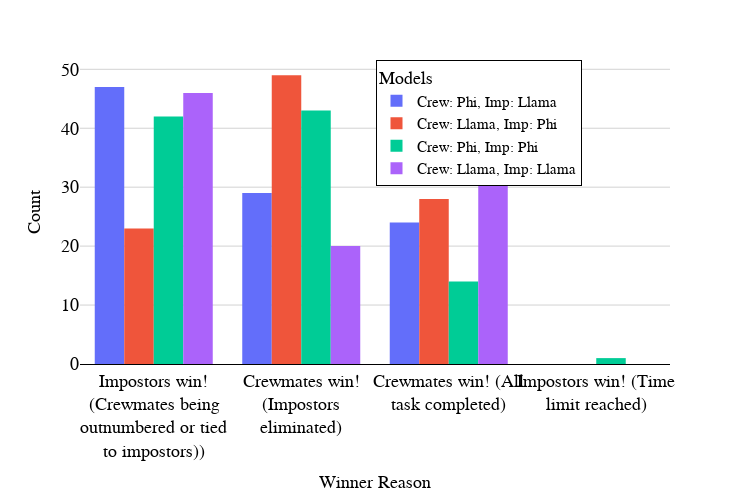

The code cell stored with this chart in its notebook:
### Code cell
fig = px.histogram(
    combined_df, 
    x="Winner Reason",
    color="Models",
    title="", 
    barmode="group"
)

fig.update_layout(
    xaxis_title="Winner Reason",
    yaxis_title="Count",
    showlegend=True,
    autosize=False,
    width=1000,
    height=500,
    plot_bgcolor='white'
)

# show legend at fixed position
fig.update_layout(legend=dict(
    orientation="v",
    yanchor="top",
    y=1.02,
    xanchor="right",
    x=0.85
))

fig.update_layout({'plot_bgcolor': 'rgba(255, 255, 255, 1)',})
# show fine grid lines on both axes on both subplotsß
# fig.update_xaxes(showgrid=True, gridwidth=1, gridcolor='LightGray')
fig.update_yaxes(showgrid=True, gridwidth=1, gridcolor='LightGray')

# legend inside the plot in a box
fig.update_layout(legend=dict(x=0.85, y=1, traceorder="normal", bgcolor="white", bordercolor="black", borderwidth=1))

# width and height
fig.update_layout(width=750, height=500)

# make y axis start from 0
# fig.update_yaxes(range=[0, 0.6])

# # ticks on both axes
# fig.update_xaxes(tickmode='linear', tick0=0, dtick=500)
# fig.update_yaxes(tickmode='linear', tick0=0, dtick=0.2)

# everthing latex font (for research paper)
fig.update_layout(font=dict(family='serif', size=15, color='black'))
fig.update_xaxes(title_font=dict(family='serif', size=18, color='black'))
fig.update_yaxes(title_font=dict(family='serif', size=18, color='black'))
fig.update_xaxes(tickfont=dict(family='serif', size=18, color='black'))
fig.update_yaxes(tickfont=dict(family='serif', size=18, color='black'))
fig.update_xaxes(showline=True, linewidth=1, linecolor='black', mirror=False)

fig.update_xaxes(tickangle=0)
fig.show()

### Figure 1 — Plotly figure (JSON) as saved in the notebook; plotly's stock layout.template omitted (floating-point values rounded to 4 significant figures)
{"data": [{"alignmentgroup": "True", "bingroup": "x", "hovertemplate": "Models=Crew: Phi, Imp: Llama<br>Winner Reason=%{x}<br>count=%{y}<extra></extra>", "legendgroup": "Crew: Phi, Imp: Llama", "marker": {"color": "#636efa", "pattern": {"shape": ""}}, "name": "Crew: Phi, Imp: Llama", "offsetgroup": "Crew: Phi, Imp: Llama", "orientation": "v", "showlegend": true, "type": "histogram", "x": ["Impostors win!<br>(Crewmates being<br>outnumbered or tied<br>to impostors))", "Impostors win!<br>(Crewmates being<br>outnumbered or tied<br>to impostors))", "Impostors win!<br>(Crewmates being<br>outnumbered or tied<br>to impostors))", "Impostors win!<br>(Crewmates being<br>outnumbered or tied<br>to impostors))", "Crewmates win!<br>(Impostors<br>eliminated)", "Impostors win!<br>(Crewmates being<br>outnumbered or tied<br>to impostors))", "Crewmates win! (All<br>task completed)", "Impostors win!<br>(Crewmates being<br>outnumbered or tied<br>to impostors))", "Impostors win!<br>(Crewmates being<br>outnumbered or tied<br>to impostors))", "Crewmates win! (All<br>task completed)", "Crewmates win!<br>(Impostors<br>eliminated)", "Crewmates win! (All<br>task completed)", "Impostors win!<br>(Crewmates being<br>outnumbered or tied<br>to impostors))", "Impostors win!<br>(Crewmates being<br>outnumbered or tied<br>to impostors))", "Impostors win!<br>(Crewmates being<br>outnumbered or tied<br>to impostors))", "Impostors win!<br>(Crewmates being<br>outnumbered or tied<br>to impostors))", "Impostors win!<br>(Crewmates being<br>outnumbered or tied<br>to impostors))", "Crewmates win!<br>(Impostors<br>eliminated)", "Impostors win!<br>(Crewmates being<br>outnumbered or tied<br>to impostors))", "Impostors win!<br>(Crewmates being<br>outnumbered or tied<br>to impostors))", "Impostors win!<br>(Crewmates being<br>outnumbered or tied<br>to impostors))", "Impostors win!<br>(Crewmates being<br>outnumbered or tied<br>to impostors))", "Impostors win!<br>(Crewmates being<br>outnumbered or tied<br>to impostors))", "Crewmates win! (All<br>task completed)", "Impostors win!<br>(Crewmates being<br>outnumbered or tied<br>to impostors))", "Crewmates win! (All<br>task completed)", "Impostors win!<br>(Crewmates being<br>outnumbered or tied<br>to impostors))", "Crewmates win! (All<br>task completed)", "Impostors win!<br>(Crewmates being<br>outnumbered or tied<br>to impostors))", "Crewmates win! (All<br>task completed)", "Crewmates win! (All<br>task completed)", "Crewmates win!<br>(Impostors<br>eliminated)", "Impostors win!<br>(Crewmates being<br>outnumbered or tied<br>to impostors))", "Impostors win!<br>(Crewmates being<br>outnumbered or tied<br>to impostors))", "Crewmates win!<br>(Impostors<br>eliminated)", "Crewmates win! (All<br>task completed)", "Impostors win!<br>(Crewmates being<br>outnumbered or tied<br>to impostors))", "Impostors win!<br>(Crewmates being<br>outnumbered or tied<br>to impostors))", "Impostors win!<br>(Crewmates being<br>outnumbered or tied<br>to impostors))", "Crewmates win! (All<br>task completed)", "Impostors win!<br>(Crewmates being<br>outnumbered or tied<br>to impostors))", "Crewmates win!<br>(Impostors<br>eliminated)", "Crewmates win!<br>(Impostors<br>eliminated)", "Impostors win!<br>(Crewmates being<br>outnumbered or tied<br>to impostors))", "Impostors win!<br>(Crewmates being<br>outnumbered or tied<br>to impostors))", "Impostors win!<br>(Crewmates being<br>outnumbered or tied<br>to impostors))", "Crewmates win! (All<br>task completed)", "Crewmates win! (All<br>task completed)", "Crewmates win!<br>(Impostors<br>eliminated)", "Impostors win!<br>(Crewmates being<br>outnumbered or tied<br>to impostors))", "Impostors win!<br>(Crewmates being<br>outnumbered or tied<br>to impostors))", "Crewmates win!<br>(Impostors<br>eliminated)", "Crewmates win! (All<br>task completed)", "Crewmates win! (All<br>task completed)", "Impostors win!<br>(Crewmates being<br>outnumbered or tied<br>to impostors))", "Impostors win!<br>(Crewmates being<br>outnumbered or tied<br>to impostors))", "Impostors win!<br>(Crewmates being<br>outnumbered or tied<br>to impostors))", "Impostors win!<br>(Crewmates being<br>outnumbered or tied<br>to impostors))", "Crewmates win!<br>(Impostors<br>eliminated)", "Crewmates win!<br>(Impostors<br>eliminated)", "Crewmates win!<br>(Impostors<br>eliminated)", "Crewmates win!<br>(Impostors<br>eliminated)", "Impostors win!<br>(Crewmates being<br>outnumbered or tied<br>to impostors))", "Crewmates win! (All<br>task completed)", "Crewmates win!<br>(Impostors<br>eliminated)", "Impostors win!<br>(Crewmates being<br>outnumbered or tied<br>to impostors))", "Impostors win!<br>(Crewmates being<br>outnumbered or tied<br>to impostors))", "Impostors win!<br>(Crewmates being<br>outnumbered or tied<br>to impostors))", "Crewmates win!<br>(Impostors<br>eliminated)", "Crewmates win!<br>(Impostors<br>eliminated)", "Crewmates win!<br>(Impostors<br>eliminated)", "Impostors win!<br>(Crewmates being<br>outnumbered or tied<br>to impostors))", "Crewmates win!<br>(Impostors<br>eliminated)", "Crewmates win! (All<br>task completed)", "Crewmates win!<br>(Impostors<br>eliminated)", "Crewmates win! (All<br>task completed)", "Crewmates win!<br>(Impostors<br>eliminated)", "Crewmates win! (All<br>task completed)", "Crewmates win! (All<br>task completed)", "Crewmates win!<br>(Impostors<br>eliminated)", "Crewmates win! (All<br>task completed)", "Impostors win!<br>(Crewmates being<br>outnumbered or tied<br>to impostors))", "Crewmates win!<br>(Impostors<br>eliminated)", "Crewmates win!<br>(Impostors<br>eliminated)", "Impostors win!<br>(Crewmates being<br>outnumbered or tied<br>to impostors))", "Impostors win!<br>(Crewmates being<br>outnumbered or tied<br>to impostors))", "Crewmates win!<br>(Impostors<br>eliminated)", "Crewmates win!<br>(Impostors<br>eliminated)", "Crewmates win!<br>(Impostors<br>eliminated)", "Crewmates win! (All<br>task completed)", "Crewmates win!<br>(Impostors<br>eliminated)", "Impostors win!<br>(Crewmates being<br>outnumbered or tied<br>to impostors))", "Impostors win!<br>(Crewmates being<br>outnumbered or tied<br>to impostors))", "Impostors win!<br>(Crewmates being<br>outnumbered or tied<br>to impostors))", "Crewmates win! (All<br>task completed)", "Crewmates win! (All<br>task completed)", "Impostors win!<br>(Crewmates being<br>outnumbered or tied<br>to impostors))", "Crewmates win!<br>(Impostors<br>eliminated)", "Crewmates win! (All<br>task completed)", "Crewmates win!<br>(Impostors<br>eliminated)"], "xaxis": "x", "yaxis": "y"}, {"alignmentgroup": "True", "bingroup": "x", "hovertemplate": "Models=Crew: Llama, Imp: Phi<br>Winner Reason=%{x}<br>count=%{y}<extra></extra>", "legendgroup": "Crew: Llama, Imp: Phi", "marker": {"color": "#EF553B", "pattern": {"shape": ""}}, "name": "Crew: Llama, Imp: Phi", "offsetgroup": "Crew: Llama, Imp: Phi", "orientation": "v", "showlegend": true, "type": "histogram", "x": ["Impostors win!<br>(Crewmates being<br>outnumbered or tied<br>to impostors))", "Impostors win!<br>(Crewmates being<br>outnumbered or tied<br>to impostors))", "Impostors win!<br>(Crewmates being<br>outnumbered or tied<br>to impostors))", "Impostors win!<br>(Crewmates being<br>outnumbered or tied<br>to impostors))", "Impostors win!<br>(Crewmates being<br>outnumbered or tied<br>to impostors))", "Crewmates win! (All<br>task completed)", "Impostors win!<br>(Crewmates being<br>outnumbered or tied<br>to impostors))", "Crewmates win!<br>(Impostors<br>eliminated)", "Impostors win!<br>(Crewmates being<br>outnumbered or tied<br>to impostors))", "Crewmates win! (All<br>task completed)", "Impostors win!<br>(Crewmates being<br>outnumbered or tied<br>to impostors))", "Crewmates win!<br>(Impostors<br>eliminated)", "Crewmates win! (All<br>task completed)", "Crewmates win!<br>(Impostors<br>eliminated)", "Crewmates win!<br>(Impostors<br>eliminated)", "Crewmates win! (All<br>task completed)", "Crewmates win!<br>(Impostors<br>eliminated)", "Crewmates win!<br>(Impostors<br>eliminated)", "Impostors win!<br>(Crewmates being<br>outnumbered or tied<br>to impostors))", "Crewmates win!<br>(Impostors<br>eliminated)", "Impostors win!<br>(Crewmates being<br>outnumbered or tied<br>to impostors))", "Impostors win!<br>(Crewmates being<br>outnumbered or tied<br>to impostors))", "Crewmates win!<br>(Impostors<br>eliminated)", "Crewmates win! (All<br>task completed)", "Crewmates win! (All<br>task completed)", "Impostors win!<br>(Crewmates being<br>outnumbered or tied<br>to impostors))", "Crewmates win!<br>(Impostors<br>eliminated)", "Crewmates win!<br>(Impostors<br>eliminated)", "Crewmates win! (All<br>task completed)", "Crewmates win!<br>(Impostors<br>eliminated)", "Crewmates win!<br>(Impostors<br>eliminated)", "Crewmates win! (All<br>task completed)", "Impostors win!<br>(Crewmates being<br>outnumbered or tied<br>to impostors))", "Impostors win!<br>(Crewmates being<br>outnumbered or tied<br>to impostors))", "Crewmates win!<br>(Impostors<br>eliminated)", "Crewmates win!<br>(Impostors<br>eliminated)", "Crewmates win! (All<br>task completed)", "Crewmates win!<br>(Impostors<br>eliminated)", "Crewmates win! (All<br>task completed)", "Impostors win!<br>(Crewmates being<br>outnumbered or tied<br>to impostors))", "Crewmates win!<br>(Impostors<br>eliminated)", "Crewmates win!<br>(Impostors<br>eliminated)", "Crewmates win! (All<br>task completed)", "Crewmates win!<br>(Impostors<br>eliminated)", "Crewmates win!<br>(Impostors<br>eliminated)", "Impostors win!<br>(Crewmates being<br>outnumbered or tied<br>to impostors))", "Impostors win!<br>(Crewmates being<br>outnumbered or tied<br>to impostors))", "Crewmates win!<br>(Impostors<br>eliminated)", "Crewmates win!<br>(Impostors<br>eliminated)", "Crewmates win! (All<br>task completed)", "Crewmates win!<br>(Impostors<br>eliminated)", "Crewmates win!<br>(Impostors<br>eliminated)", "Crewmates win! (All<br>task completed)", "Crewmates win! (All<br>task completed)", "Crewmates win!<br>(Impostors<br>eliminated)", "Crewmates win!<br>(Impostors<br>eliminated)", "Crewmates win!<br>(Impostors<br>eliminated)", "Crewmates win!<br>(Impostors<br>eliminated)", "Crewmates win! (All<br>task completed)", "Crewmates win! (All<br>task completed)", "Crewmates win!<br>(Impostors<br>eliminated)", "Crewmates win! (All<br>task completed)", "Crewmates win!<br>(Impostors<br>eliminated)", "Crewmates win!<br>(Impostors<br>eliminated)", "Crewmates win! (All<br>task completed)", "Impostors win!<br>(Crewmates being<br>outnumbered or tied<br>to impostors))", "Crewmates win!<br>(Impostors<br>eliminated)", "Crewmates win!<br>(Impostors<br>eliminated)", "Crewmates win!<br>(Impostors<br>eliminated)", "Crewmates win! (All<br>task completed)", "Crewmates win!<br>(Impostors<br>eliminated)", "Crewmates win! (All<br>task completed)", "Crewmates win!<br>(Impostors<br>eliminated)", "Crewmates win!<br>(Impostors<br>eliminated)", "Crewmates win! (All<br>task completed)", "Crewmates win! (All<br>task completed)", "Crewmates win!<br>(Impostors<br>eliminated)", "Crewmates win!<br>(Impostors<br>eliminated)", "Crewmates win!<br>(Impostors<br>eliminated)", "Crewmates win!<br>(Impostors<br>eliminated)", "Crewmates win! (All<br>task completed)", "Crewmates win! (All<br>task completed)", "Crewmates win!<br>(Impostors<br>eliminated)", "Crewmates win!<br>(Impostors<br>eliminated)", "Impostors win!<br>(Crewmates being<br>outnumbered or tied<br>to impostors))", "Crewmates win! (All<br>task completed)", "Crewmates win!<br>(Impostors<br>eliminated)", "Crewmates win!<br>(Impostors<br>eliminated)", "Impostors win!<br>(Crewmates being<br>outnumbered or tied<br>to impostors))", "Impostors win!<br>(Crewmates being<br>outnumbered or tied<br>to impostors))", "Crewmates win!<br>(Impostors<br>eliminated)", "Crewmates win!<br>(Impostors<br>eliminated)", "Crewmates win! (All<br>task completed)", "Crewmates win!<br>(Impostors<br>eliminated)", "Crewmates win! (All<br>task completed)", "Crewmates win!<br>(Impostors<br>eliminated)", "Impostors win!<br>(Crewmates being<br>outnumbered or tied<br>to impostors))", "Impostors win!<br>(Crewmates being<br>outnumbered or tied<br>to impostors))", "Crewmates win!<br>(Impostors<br>eliminated)", "Crewmates win! (All<br>task completed)"], "xaxis": "x", "yaxis": "y"}, {"alignmentgroup": "True", "bingroup": "x", "hovertemplate": "Models=Crew: Phi, Imp: Phi<br>Winner Reason=%{x}<br>count=%{y}<extra></extra>", "legendgroup": "Crew: Phi, Imp: Phi", "marker": {"color": "#00cc96", "pattern": {"shape": ""}}, "name": "Crew: Phi, Imp: Phi", "offsetgroup": "Crew: Phi, Imp: Phi", "orientation": "v", "showlegend": true, "type": "histogram", "x": ["Impostors win!<br>(Crewmates being<br>outnumbered or tied<br>to impostors))", "Impostors win!<br>(Crewmates being<br>outnumbered or tied<br>to impostors))", "Impostors win!<br>(Crewmates being<br>outnumbered or tied<br>to impostors))", "Impostors win!<br>(Crewmates being<br>outnumbered or tied<br>to impostors))", "Impostors win!<br>(Crewmates being<br>outnumbered or tied<br>to impostors))", "Impostors win!<br>(Crewmates being<br>outnumbered or tied<br>to impostors))", "Impostors win!<br>(Crewmates being<br>outnumbered or tied<br>to impostors))", "Impostors win!<br>(Crewmates being<br>outnumbered or tied<br>to impostors))", "Impostors win!<br>(Crewmates being<br>outnumbered or tied<br>to impostors))", "Impostors win!<br>(Crewmates being<br>outnumbered or tied<br>to impostors))", "Crewmates win! (All<br>task completed)", "Crewmates win!<br>(Impostors<br>eliminated)", "Crewmates win!<br>(Impostors<br>eliminated)", "Impostors win!<br>(Crewmates being<br>outnumbered or tied<br>to impostors))", "Impostors win!<br>(Crewmates being<br>outnumbered or tied<br>to impostors))", "Crewmates win!<br>(Impostors<br>eliminated)", "Impostors win!<br>(Crewmates being<br>outnumbered or tied<br>to impostors))", "Crewmates win!<br>(Impostors<br>eliminated)", "Crewmates win!<br>(Impostors<br>eliminated)", "Crewmates win!<br>(Impostors<br>eliminated)", "Impostors win!<br>(Crewmates being<br>outnumbered or tied<br>to impostors))", "Crewmates win!<br>(Impostors<br>eliminated)", "Impostors win!<br>(Crewmates being<br>outnumbered or tied<br>to impostors))", "Impostors win!<br>(Crewmates being<br>outnumbered or tied<br>to impostors))", "Crewmates win! (All<br>task completed)", "Crewmates win!<br>(Impostors<br>eliminated)", "Impostors win!<br>(Crewmates being<br>outnumbered or tied<br>to impostors))", "Crewmates win!<br>(Impostors<br>eliminated)", "Crewmates win! (All<br>task completed)", "Crewmates win!<br>(Impostors<br>eliminated)", "Impostors win!<br>(Crewmates being<br>outnumbered or tied<br>to impostors))", "Crewmates win! (All<br>task completed)", "Crewmates win!<br>(Impostors<br>eliminated)", "Crewmates win!<br>(Impostors<br>eliminated)", "Impostors win!<br>(Crewmates being<br>outnumbered or tied<br>to impostors))", "Crewmates win!<br>(Impostors<br>eliminated)", "Crewmates win!<br>(Impostors<br>eliminated)", "Impostors win!<br>(Crewmates being<br>outnumbered or tied<br>to impostors))", "Impostors win!<br>(Crewmates being<br>outnumbered or tied<br>to impostors))", "Impostors win!<br>(Crewmates being<br>outnumbered or tied<br>to impostors))", "Crewmates win!<br>(Impostors<br>eliminated)", "Crewmates win!<br>(Impostors<br>eliminated)", "Crewmates win! (All<br>task completed)", "Crewmates win!<br>(Impostors<br>eliminated)", "Crewmates win!<br>(Impostors<br>eliminated)", "Crewmates win!<br>(Impostors<br>eliminated)", "Crewmates win!<br>(Impostors<br>eliminated)", "Impostors win!<br>(Crewmates being<br>outnumbered or tied<br>to impostors))", "Impostors win!<br>(Crewmates being<br>outnumbered or tied<br>to impostors))", "Impostors win!<br>(Crewmates being<br>outnumbered or tied<br>to impostors))", "Crewmates win!<br>(Impostors<br>eliminated)", "Impostors win!<br>(Crewmates being<br>outnumbered or tied<br>to impostors))", "Impostors win!<br>(Crewmates being<br>outnumbered or tied<br>to impostors))", "Crewmates win!<br>(Impostors<br>eliminated)", "Crewmates win!<br>(Impostors<br>eliminated)", "Crewmates win!<br>(Impostors<br>eliminated)", "Impostors win!<br>(Crewmates being<br>outnumbered or tied<br>to impostors))", "Impostors win!<br>(Crewmates being<br>outnumbered or tied<br>to impostors))", "Crewmates win!<br>(Impostors<br>eliminated)", "Crewmates win!<br>(Impostors<br>eliminated)", "Impostors win!<br>(Crewmates being<br>outnumbered or tied<br>to impostors))", "Crewmates win!<br>(Impostors<br>eliminated)", "Crewmates win!<br>(Impostors<br>eliminated)", "Impostors win!<br>(Crewmates being<br>outnumbered or tied<br>to impostors))", "Crewmates win!<br>(Impostors<br>eliminated)", "Crewmates win!<br>(Impostors<br>eliminated)", "Impostors win!<br>(Crewmates being<br>outnumbered or tied<br>to impostors))", "Crewmates win! (All<br>task completed)", "Crewmates win!<br>(Impostors<br>eliminated)", "Crewmates win!<br>(Impostors<br>eliminated)", "Impostors win!<br>(Crewmates being<br>outnumbered or tied<br>to impostors))", "Crewmates win!<br>(Impostors<br>eliminated)", "Crewmates win!<br>(Impostors<br>eliminated)", "Crewmates win! (All<br>task completed)", "Crewmates win!<br>(Impostors<br>eliminated)", "Crewmates win!<br>(Impostors<br>eliminated)", "Crewmates win! (All<br>task completed)", "Impostors win!<br>(Crewmates being<br>outnumbered or tied<br>to impostors))", "Impostors win!<br>(Crewmates being<br>outnumbered or tied<br>to impostors))", "Crewmates win!<br>(Impostors<br>eliminated)", "Impostors win!<br>(Crewmates being<br>outnumbered or tied<br>to impostors))", "Impostors win!<br>(Crewmates being<br>outnumbered or tied<br>to impostors))", "Crewmates win! (All<br>task completed)", "Crewmates win!<br>(Impostors<br>eliminated)", "Impostors win!<br>(Crewmates being<br>outnumbered or tied<br>to impostors))", "Crewmates win!<br>(Impostors<br>eliminated)", "Crewmates win! (All<br>task completed)", "Crewmates win! (All<br>task completed)", "Crewmates win! (All<br>task completed)", "Impostors win!<br>(Crewmates being<br>outnumbered or tied<br>to impostors))", "Impostors win!<br>(Crewmates being<br>outnumbered or tied<br>to impostors))", "Impostors win!<br>(Crewmates being<br>outnumbered or tied<br>to impostors))", "Crewmates win!<br>(Impostors<br>eliminated)", "Crewmates win!<br>(Impostors<br>eliminated)", "Crewmates win! (All<br>task completed)", "Crewmates win! (All<br>task completed)", "Impostors win!<br>(Crewmates being<br>outnumbered or tied<br>to impostors))", "Crewmates win!<br>(Impostors<br>eliminated)", "Crewmates win!<br>(Impostors<br>eliminated)", "Impostors win! (Time<br>limit reached)"], "xaxis": "x", "yaxis": "y"}, {"alignmentgroup": "True", "bingroup": "x", "hovertemplate": "Models=Crew: Llama, Imp: Llama<br>Winner Reason=%{x}<br>count=%{y}<extra></extra>", "legendgroup": "Crew: Llama, Imp: Llama", "marker": {"color": "#ab63fa", "pattern": {"shape": ""}}, "name": "Crew: Llama, Imp: Llama", "offsetgroup": "Crew: Llama, Imp: Llama", "orientation": "v", "showlegend": true, "type": "histogram", "x": ["Impostors win!<br>(Crewmates being<br>outnumbered or tied<br>to impostors))", "Impostors win!<br>(Crewmates being<br>outnumbered or tied<br>to impostors))", "Impostors win!<br>(Crewmates being<br>outnumbered or tied<br>to impostors))", "Impostors win!<br>(Crewmates being<br>outnumbered or tied<br>to impostors))", "Impostors win!<br>(Crewmates being<br>outnumbered or tied<br>to impostors))", "Crewmates win! (All<br>task completed)", "Crewmates win! (All<br>task completed)", "Impostors win!<br>(Crewmates being<br>outnumbered or tied<br>to impostors))", "Crewmates win! (All<br>task completed)", "Crewmates win! (All<br>task completed)", "Crewmates win! (All<br>task completed)", "Crewmates win! (All<br>task completed)", "Impostors win!<br>(Crewmates being<br>outnumbered or tied<br>to impostors))", "Impostors win!<br>(Crewmates being<br>outnumbered or tied<br>to impostors))", "Crewmates win! (All<br>task completed)", "Crewmates win! (All<br>task completed)", "Crewmates win! (All<br>task completed)", "Impostors win!<br>(Crewmates being<br>outnumbered or tied<br>to impostors))", "Impostors win!<br>(Crewmates being<br>outnumbered or tied<br>to impostors))", "Crewmates win! (All<br>task completed)", "Crewmates win! (All<br>task completed)", "Impostors win!<br>(Crewmates being<br>outnumbered or tied<br>to impostors))", "Impostors win!<br>(Crewmates being<br>outnumbered or tied<br>to impostors))", "Impostors win!<br>(Crewmates being<br>outnumbered or tied<br>to impostors))", "Crewmates win! (All<br>task completed)", "Impostors win!<br>(Crewmates being<br>outnumbered or tied<br>to impostors))", "Crewmates win! (All<br>task completed)", "Crewmates win! (All<br>task completed)", "Impostors win!<br>(Crewmates being<br>outnumbered or tied<br>to impostors))", "Crewmates win!<br>(Impostors<br>eliminated)", "Impostors win!<br>(Crewmates being<br>outnumbered or tied<br>to impostors))", "Crewmates win! (All<br>task completed)", "Impostors win!<br>(Crewmates being<br>outnumbered or tied<br>to impostors))", "Impostors win!<br>(Crewmates being<br>outnumbered or tied<br>to impostors))", "Impostors win!<br>(Crewmates being<br>outnumbered or tied<br>to impostors))", "Impostors win!<br>(Crewmates being<br>outnumbered or tied<br>to impostors))", "Impostors win!<br>(Crewmates being<br>outnumbered or tied<br>to impostors))", "Impostors win!<br>(Crewmates being<br>outnumbered or tied<br>to impostors))", "Impostors win!<br>(Crewmates being<br>outnumbered or tied<br>to impostors))", "Impostors win!<br>(Crewmates being<br>outnumbered or tied<br>to impostors))", "Crewmates win! (All<br>task completed)", "Impostors win!<br>(Crewmates being<br>outnumbered or tied<br>to impostors))", "Impostors win!<br>(Crewmates being<br>outnumbered or tied<br>to impostors))", "Crewmates win! (All<br>task completed)", "Crewmates win! (All<br>task completed)", "Impostors win!<br>(Crewmates being<br>outnumbered or tied<br>to impostors))", "Impostors win!<br>(Crewmates being<br>outnumbered or tied<br>to impostors))", "Impostors win!<br>(Crewmates being<br>outnumbered or tied<br>to impostors))", "Impostors win!<br>(Crewmates being<br>outnumbered or tied<br>to impostors))", "Crewmates win! (All<br>task completed)", "Crewmates win! (All<br>task completed)", "Crewmates win!<br>(Impostors<br>eliminated)", "Impostors win!<br>(Crewmates being<br>outnumbered or tied<br>to impostors))", "Impostors win!<br>(Crewmates being<br>outnumbered or tied<br>to impostors))", "Crewmates win!<br>(Impostors<br>eliminated)", "Impostors win!<br>(Crewmates being<br>outnumbered or tied<br>to impostors))", "Crewmates win! (All<br>task completed)", "Crewmates win! (All<br>task completed)", "Crewmates win!<br>(Impostors<br>eliminated)", "Crewmates win!<br>(Impostors<br>eliminated)", "Crewmates win! (All<br>task completed)", "Impostors win!<br>(Crewmates being<br>outnumbered or tied<br>to impostors))", "Crewmates win! (All<br>task completed)", "Crewmates win!<br>(Impostors<br>eliminated)", "Crewmates win!<br>(Impostors<br>eliminated)", "Crewmates win!<br>(Impostors<br>eliminated)", "Crewmates win!<br>(Impostors<br>eliminated)", "Crewmates win! (All<br>task completed)", "Impostors win!<br>(Crewmates being<br>outnumbered or tied<br>to impostors))", "Impostors win!<br>(Crewmates being<br>outnumbered or tied<br>to impostors))", "Crewmates win!<br>(Impostors<br>eliminated)", "Impostors win!<br>(Crewmates being<br>outnumbered or tied<br>to impostors))", "Crewmates win! (All<br>task completed)", "Crewmates win!<br>(Impostors<br>eliminated)", "Crewmates win! (All<br>task completed)", "Crewmates win!<br>(Impostors<br>eliminated)", "Crewmates win! (All<br>task completed)", "Crewmates win!<br>(Impostors<br>eliminated)", "Crewmates win! (All<br>task completed)", "Impostors win!<br>(Crewmates being<br>outnumbered or tied<br>to impostors))", "Impostors win!<br>(Crewmates being<br>outnumbered or tied<br>to impostors))", "Crewmates win!<br>(Impostors<br>eliminated)", "Crewmates win!<br>(Impostors<br>eliminated)", "Impostors win!<br>(Crewmates being<br>outnumbered or tied<br>to impostors))", "Crewmates win! (All<br>task completed)", "Crewmates win!<br>(Impostors<br>eliminated)", "Impostors win!<br>(Crewmates being<br>outnumbered or tied<br>to impostors))", "Crewmates win!<br>(Impostors<br>eliminated)", "Crewmates win!<br>(Impostors<br>eliminated)", "Crewmates win! (All<br>task completed)", "Crewmates win! (All<br>task completed)", "Impostors win!<br>(Crewmates being<br>outnumbered or tied<br>to impostors))", "Crewmates win! (All<br>task completed)", "Crewmates win!<br>(Impostors<br>eliminated)", "Impostors win!<br>(Crewmates being<br>outnumbered or tied<br>to impostors))", "Impostors win!<br>(Crewmates being<br>outnumbered or tied<br>to impostors))", "Impostors win!<br>(Crewmates being<br>outnumbered or tied<br>to impostors))", "Impostors win!<br>(Crewmates being<br>outnumbered or tied<br>to impostors))", "Crewmates win!<br>(Impostors<br>eliminated)", "Crewmates win! (All<br>task completed)"], "xaxis": "x", "yaxis": "y"}], "layout": {"autosize": false, "barmode": "group", "font": {"color": "black", "family": "serif", "size": 15}, "height": 500, "legend": {"bgcolor": "white", "bordercolor": "black", "borderwidth": 1, "orientation": "v", "title": {"text": "Models"}, "tracegroupgap": 0, "traceorder": "normal", "x": 0.85, "xanchor": "right", "y": 1, "yanchor": "top"}, "margin": {"t": 60}, "plot_bgcolor": "rgba(255, 255, 255, 1)", "showlegend": true, "width": 750, "xaxis": {"anchor": "y", "domain": [0, 1], "linecolor": "black", "linewidth": 1, "mirror": false, "showline": true, "tickangle": 0, "tickfont": {"color": "black", "family": "serif", "size": 18}, "title": {"font": {"color": "black", "family": "serif", "size": 18}, "text": "Winner Reason"}}, "yaxis": {"anchor": "x", "domain": [0, 1], "gridcolor": "LightGray", "gridwidth": 1, "showgrid": true, "tickfont": {"color": "black", "family": "serif", "size": 18}, "title": {"font": {"color": "black", "family": "serif", "size": 18}, "text": "Count"}}}}
